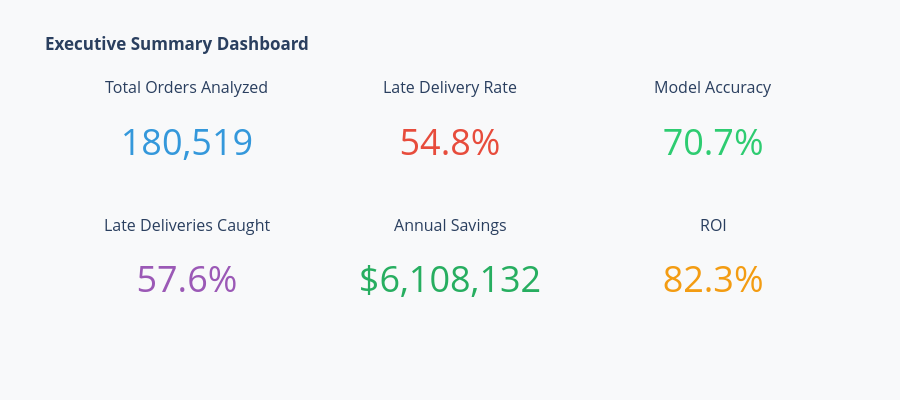

This figure's notebook cell:
### Markdown cell above
---

## 5. Key Insights & Recommendations

**Talking Point**: "Based on our analysis, here are the actionable insights and next steps."

### Code cell
# ============================================================
# EXECUTIVE SUMMARY DASHBOARD
# ============================================================

fig = make_subplots(
    rows=2, cols=3,
    specs=[[{"type": "indicator"}, {"type": "indicator"}, {"type": "indicator"}],
           [{"type": "indicator"}, {"type": "indicator"}, {"type": "indicator"}]],
    subplot_titles=(
        'Total Orders Analyzed', 'Late Delivery Rate', 'Model Accuracy',
        'Late Deliveries Caught', 'Annual Savings', 'ROI'
    )
)

# Row 1
fig.add_trace(go.Indicator(
    mode="number", value=total_orders,
    number={'valueformat': ',', 'font': {'size': 36, 'color': '#3498db'}}
), row=1, col=1)

fig.add_trace(go.Indicator(
    mode="number", value=late_rate,
    number={'suffix': '%', 'font': {'size': 36, 'color': '#e74c3c'}}
), row=1, col=2)

fig.add_trace(go.Indicator(
    mode="number", value=accuracy * 100,
    number={'suffix': '%', 'font': {'size': 36, 'color': '#2ecc71'}}
), row=1, col=3)

# Row 2
fig.add_trace(go.Indicator(
    mode="number", value=recall * 100,
    number={'suffix': '%', 'font': {'size': 36, 'color': '#9b59b6'}}
), row=2, col=1)

fig.add_trace(go.Indicator(
    mode="number", value=net_savings,
    number={'prefix': '$', 'valueformat': ',.0f', 'font': {'size': 36, 'color': '#27ae60'}}
), row=2, col=2)

fig.add_trace(go.Indicator(
    mode="number", value=roi_pct,
    number={'suffix': '%', 'font': {'size': 36, 'color': '#f39c12'}}
), row=2, col=3)

fig.update_layout(
    height=400,
    title='<b>Executive Summary Dashboard</b>',
    paper_bgcolor='#f8f9fa'
)
fig.show()

### Figure 1 — Plotly figure (JSON) as saved in the notebook; plotly's stock layout.template omitted (floating-point values rounded to 4 significant figures)
{"data": [{"domain": {"x": [0, 0.2889], "y": [0.625, 1]}, "mode": "number", "number": {"font": {"color": "#3498db", "size": 36}, "valueformat": ","}, "type": "indicator", "value": 180519}, {"domain": {"x": [0.3556, 0.6444], "y": [0.625, 1]}, "mode": "number", "number": {"font": {"color": "#e74c3c", "size": 36}, "suffix": "%"}, "type": "indicator", "value": 54.83}, {"domain": {"x": [0.7111, 1], "y": [0.625, 1]}, "mode": "number", "number": {"font": {"color": "#2ecc71", "size": 36}, "suffix": "%"}, "type": "indicator", "value": 70.74}, {"domain": {"x": [0, 0.2889], "y": [0, 0.375]}, "mode": "number", "number": {"font": {"color": "#9b59b6", "size": 36}, "suffix": "%"}, "type": "indicator", "value": 57.6}, {"domain": {"x": [0.3556, 0.6444], "y": [0, 0.375]}, "mode": "number", "number": {"font": {"color": "#27ae60", "size": 36}, "prefix": "$", "valueformat": ",.0f"}, "type": "indicator", "value": 6108000.0}, {"domain": {"x": [0.7111, 1], "y": [0, 0.375]}, "mode": "number", "number": {"font": {"color": "#f39c12", "size": 36}, "suffix": "%"}, "type": "indicator", "value": 82.28}], "layout": {"annotations": [{"font": {"size": 16}, "showarrow": false, "text": "Total Orders Analyzed", "x": 0.1444, "xanchor": "center", "xref": "paper", "y": 1, "yanchor": "bottom", "yref": "paper"}, {"font": {"size": 16}, "showarrow": false, "text": "Late Delivery Rate", "x": 0.5, "xanchor": "center", "xref": "paper", "y": 1, "yanchor": "bottom", "yref": "paper"}, {"font": {"size": 16}, "showarrow": false, "text": "Model Accuracy", "x": 0.8556, "xanchor": "center", "xref": "paper", "y": 1, "yanchor": "bottom", "yref": "paper"}, {"font": {"size": 16}, "showarrow": false, "text": "Late Deliveries Caught", "x": 0.1444, "xanchor": "center", "xref": "paper", "y": 0.375, "yanchor": "bottom", "yref": "paper"}, {"font": {"size": 16}, "showarrow": false, "text": "Annual Savings", "x": 0.5, "xanchor": "center", "xref": "paper", "y": 0.375, "yanchor": "bottom", "yref": "paper"}, {"font": {"size": 16}, "showarrow": false, "text": "ROI", "x": 0.8556, "xanchor": "center", "xref": "paper", "y": 0.375, "yanchor": "bottom", "yref": "paper"}], "height": 400, "paper_bgcolor": "#f8f9fa", "title": {"text": "<b>Executive Summary Dashboard</b>"}}}
